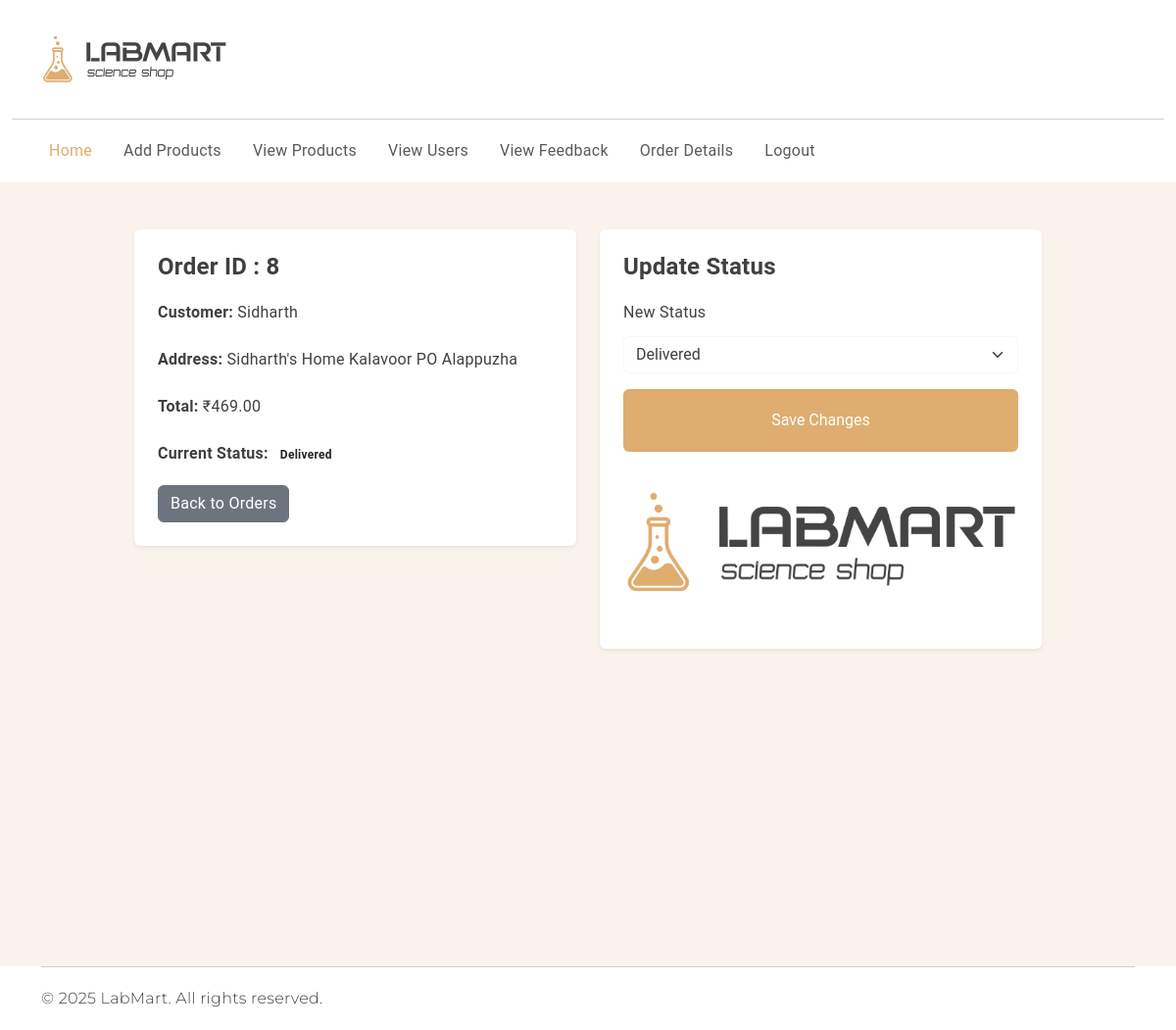
Page /updateorderstatus/8/ on the committed database.
### app1/models.py (models this page shows, shortened)
class Order(models.Model):
    user = models.ForeignKey('Person', on_delete=models.CASCADE)
    address = models.TextField()
    total = models.DecimalField(max_digits=10, decimal_places=2, default=0)
    status = models.CharField(
        max_length=20,
        choices=[
            ('Pending', 'Pending'),
            ('Paid', 'Paid'),
            ('Processing', 'Processing'),
            ('Shipped', 'Shipped'),
            ('On the way', 'On the Way'),
            ('Delivered', 'Delivered'),
        ],
        default='pending'
    )
    created_at = models.DateTimeField(auto_now_add=True,null=True)

class Person(models.Model):
    Name=models.CharField(max_length=20)
    email=models.EmailField()
    pho_no=models.IntegerField()
    username=models.TextField(max_length=20, unique=True)
    password=models.TextField(max_length=128)
    Image = models.ImageField(upload_to='users/', blank=True, null=True)

### app1/views.py (the view)
# urls.py: path('updateorderstatus/<int:order_id>/', views.updateorderstatus, name='updateorderstatus'),
def updateorderstatus(request, order_id):
    order = get_object_or_404(Order, id=order_id)
    if request.method == "POST":
        new_status = request.POST.get("status")
        if new_status:
            order.status = new_status
            order.save()
            return redirect(orderdetails)
    return render(request, "updateorderstatus.html", {"order": order})

### template/updateorderstatus.html (shortened to what this page needs)
<!DOCTYPE html>
{% load static %}
<html lang="en">
<head>
<link rel="stylesheet" href="https://cdn.jsdelivr.net/npm/swiper@9/swiper-bundle.min.css" />
<link href="https://cdn.jsdelivr.net/npm/bootstrap@5.3.0-alpha3/dist/css/bootstrap.min.css" rel="stylesheet"
>
<link rel="stylesheet" type="text/css" href="{% static 'css/vendor.css' %}">
<link rel="stylesheet" type="text/css" href="{% static 'style.css' %}">
</head>
<body>
<header>
  <div class="container py-2">
    <div class="row py-4 align-items-center">
      <div class="col-sm-4 col-lg-3 text-center text-sm-start">
        <div class="main-logo">
            <img src="{% static 'images/logo.png' %}" alt="logo" class="img-fluid">
        </div>
      </div>
    </div>
  </div>
  <div class="container-fluid">
    <hr class="m-0">
  </div>
  <div class="container">
    <nav class="navbar navbar-expand-lg main-menu">
      <div class="offcanvas offcanvas-end" tabindex="-1" id="offcanvasNavbar" aria-labelledby="offcanvasNavbarLabel">
        <div class="offcanvas-body justify-content-between">
          <ul class="navbar-nav menu-list list-unstyled d-flex gap-md-3 mb-0">
            <li class="nav-item"><a href="{% url 'adminhome' %}" class="nav-link active">Home</a></li>
            <li class="nav-item"><a href="{% url 'addproduct' %}" class="nav-link">Add Products</a></li>
            <li class="nav-item"><a href="{% url 'viewproduct' %}" class="nav-link">View Products</a></li>
            <li class="nav-item"><a href="{% url 'viewuser' %}" class="nav-link">View Users</a></li>
            <li class="nav-item"><a href="{% url 'viewfeedback' %}" class="nav-link">View Feedback</a></li>
            <li class="nav-item"><a href="{% url 'orderdetails' %}" class="nav-link">Order Details</a></li>
            <li class="nav-item"><a href="{% url 'logout' %}" class="nav-link">Logout</a></li>
          </ul>
        </div>
      </div>
    </nav>
  </div>
</header>
<section id="update-order" class="min-vh-100" style="background:#F9F3EC;">
  <div class="container py-5">
    <div class="row justify-content-center">
      <div class="col-md-5">
        <div class="p-4 bg-white shadow-sm rounded">
          <h4 class="fw-bold mb-3">Order ID : {{ order.id }}</h4>
          <p><strong>Customer:</strong> {{ order.user.username }}</p>
          <p><strong>Address:</strong> {{ order.address }}</p>
          <p><strong>Total:</strong> ₹{{ order.total }}</p>
          <p><strong>Current Status:</strong>
            <span class="badge badge-{{ order.status }} text-dark">
                    {{ order.status|title }}
            </span>
          </p>
          <a href="{% url 'orderdetails' %}" class="btn btn-secondary">
               Back to Orders
          </a>
        </div>
      </div>
      <div class="col-md-5">
        <div class="p-4 bg-white shadow-sm rounded">
          <h4 class="fw-bold mb-3">Update Status</h4>
          <form method="post">
            <div class="mb-3">
              <label for="status" class="form-label">New Status</label>
              <select name="status" id="status" class="form-select">
                <option value="delivered" {% if order.status == "delivered" %}selected{% endif %}>Delivered</option>
              </select>
            </div>
            <button type="submit" class="btn btn-primary w-100">Save Changes</button>
          </form>
          <br>
          <div>
              <img src="{% static 'images/logo2.png' %}" alt="LabMart Logo" class="img-fluid mb-4" style="max-height: 200px;">
          </div>
        </div>
      </div>
    </div>
  </div>
</section>
<div id="footer-bottom">
    <div class="container">
      <hr class="m-0">
      <div class="row mt-3">
        <div class="col-md-6 copyright">
          <p class="secondary-font">© 2025 LabMart. All rights reserved.</p>
        </div>
      </div>
    </div>
  </div>
</body>
</html>

### static/style.css (style rules this page uses)
:root { --header-height: 160px; --header-height-min: 80px; }
:root { --accent-color: #DEAD6F; --dark-color: #222222; --light-dark-color: #727272; --light-color: #fff; --grey-color: #dbdbdb; --light-grey-color: #fafafa; --primary-color: #6995B1; --light-primary-color: #eef1f3; }
:root { --body-font: 'Roboto', cursive; --heading-font: 'Roboto', cursive; --secondary-font: 'Montserrat', sans-serif; }
body { --bs-link-color: #333; --bs-link-hover-color: #333; --bs-link-color-rgb: 40, 40, 40; --bs-link-hover-color-rgb: 0, 0, 0; --bs-light-rgb: 248, 248, 248; --bs-font-sans-serif: 'Roboto', cursive; --bs-body-font-family: var(--bs-font-sans-serif); --bs-body-font-size: 1rem; --bs-body-font-weight: 400; --bs-body-line-height: 2; --bs-body-color: #41403E; --bs-primary: #DEAD6F; --bs-primary-rgb: 222, 173, 111; --bs-primary-bg-subtle: #FFF9EB; --bs-border-color: #F7F7F7; --bs-secondary-rgb: 230, 243, 251; --bs-success-rgb: 238, 245, 228; --bs-danger-rgb: 249, 235, 231; --bs-warning-rgb: 255, 249, 235; --bs-info-rgb: 230, 243, 250; }
.btn-primary { padding: 1.2rem 3rem; --bs-btn-color: #fff; --bs-btn-bg: #DEAD6F; --bs-btn-border-color: transparent; --bs-btn-hover-color: #fff; --bs-btn-hover-bg: #e9b775; --bs-btn-hover-border-color: transparent; --bs-btn-focus-shadow-rgb: 49, 132, 253; --bs-btn-active-color: #fff; --bs-btn-active-bg: #DEAD6F; --bs-btn-active-border-color: transparent; --bs-btn-active-shadow: inset 0 3px 5px rgba(0, 0, 0, 0.125); --bs-btn-disabled-color: #fff; --bs-btn-disabled-bg: #d3d7dd; --bs-btn-disabled-border-color: transparent; }
body { letter-spacing: 0.01625rem; }
h1, h2, h3, h4, h5, h6 { font-family: var(--heading-font); color: var(--bs-body-color); font-weight: 400; text-transform: capitalize; }
a { text-decoration: none; }
.secondary-font { font-family: var(--secondary-font); font-weight: 300; }
.navbar-nav .nav-link.active, .navbar-nav .nav-link.show, .nav-link:focus, .nav-link:hover { color: var(--accent-color); }

### rows in the picture
Order: id "8", user.username "Sidharth", address "Sidharth's Home Kalavoor PO Alappuzha", total "469.00", status "Delivered"
